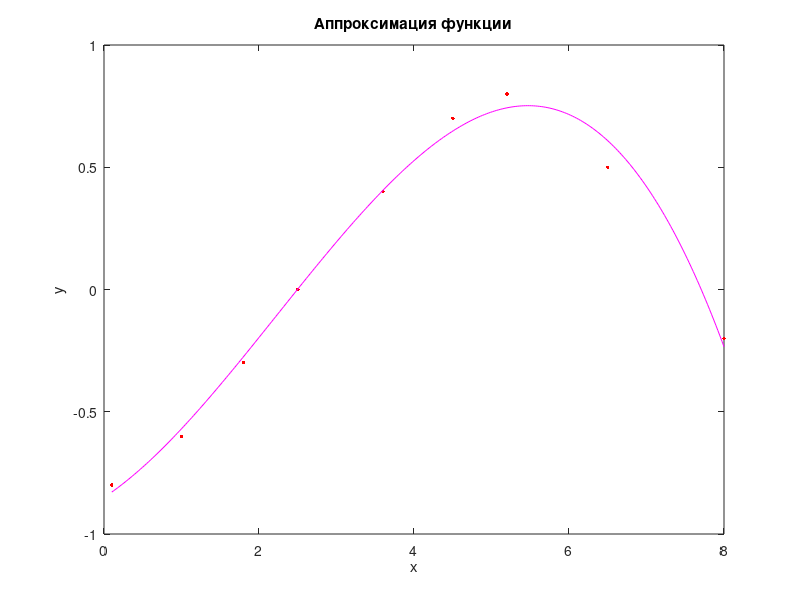
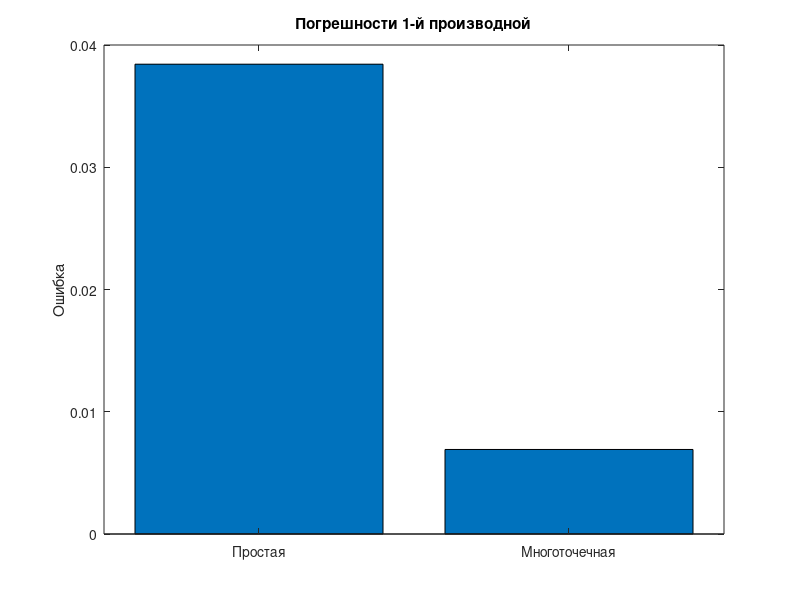
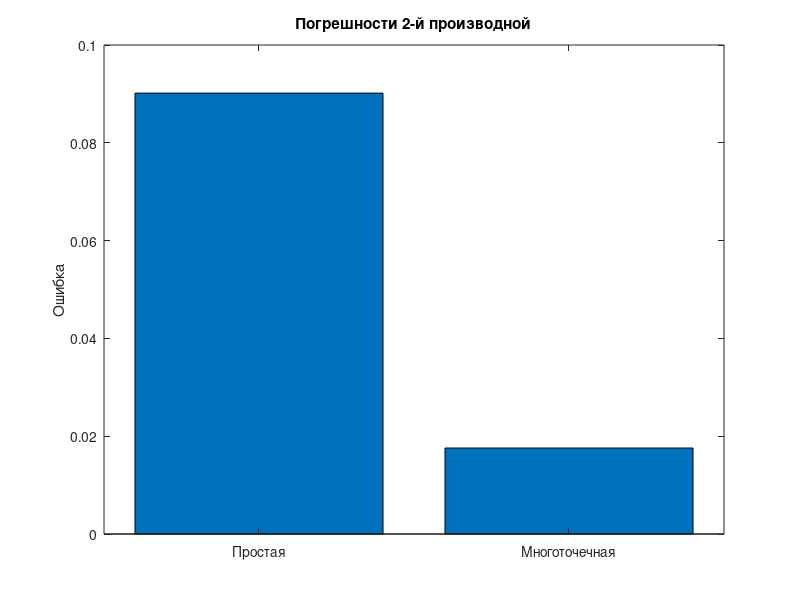
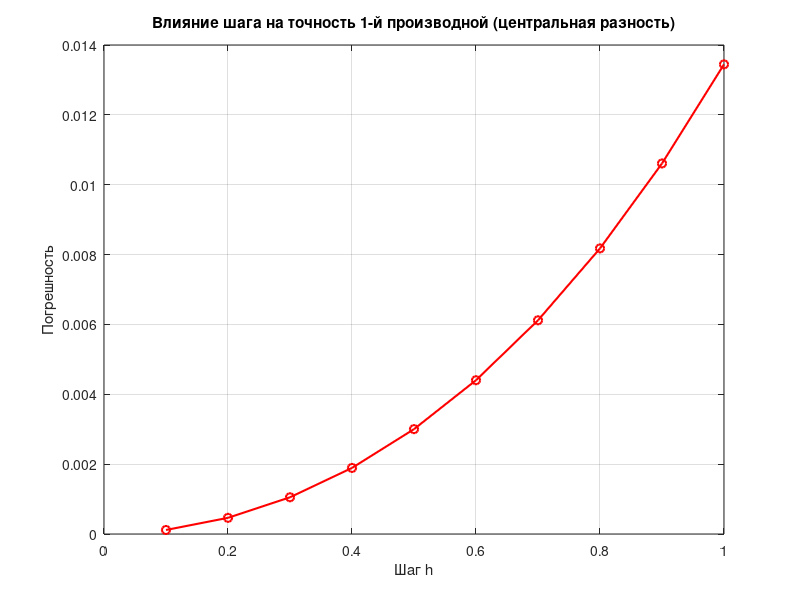

Source code (MATLAB) for these figures, in order:
%% Задание 1
clc; clearvars; close all;

x_exp = [0.1, 1.0, 1.8, 2.5, 3.6, 4.5, 5.2, 6.5, 8.0];
y_exp = [-0.8, -0.6, -0.3, 0.0, 0.4, 0.7, 0.8, 0.5, -0.2];

x_nodal = [2.87, 3.39];

degree = 3;

dy1 = zeros(size(x_nodal));
dy2 = zeros(size(x_nodal));

p = polyfit(x_exp, y_exp, degree);
dp = polyder(p);
d2p = polyder(dp);

for i = 1:length(x_nodal)
    xi = x_nodal(i);
    dy1(i) = polyval(dp, xi);
    dy2(i) = polyval(d2p, xi);
end

xx = linspace(min(x_exp), max(x_exp), 300);
yy = polyval(p, xx);
figure;
plot(x_exp, y_exp, 'r.', 'MarkerSize', 8);
hold on;
plot(xx, yy, 'm-');
title('Аппроксимация функции');
xlabel('x'); ylabel('y');

h_avg = mean(diff(x_exp));
n = degree;
delta_4 = diff(y_exp, 4);
f5_est = delta_4(1) / h_avg^5;

error_est = f5_est / factorial(n+1) * h_avg^n;
disp('--- Задание 1 ---');
disp(['Первая производная в x = ', num2str(x_nodal(1)), ': ', num2str(dy1(1))]);
disp(['Вторая производная в x = ', num2str(x_nodal(1)), ': ', num2str(dy2(1))]);
disp(['Оценка погрешности 1-й производной: ', num2str(error_est)]);

%% Задание 2
clc; clearvars; close all;

x_exp = [0.1, 1.0, 1.8, 2.5, 3.6, 4.5, 5.2, 6.5, 8.0];
y_exp = [-0.8, -0.6, -0.3, 0.0, 0.4, 0.7, 0.8, 0.5, -0.2];

x0 = 3.6;
i0 = find(x_exp == x0);

poly_deg = length(x_exp) - 1;
p_interp = polyfit(x_exp, y_exp, poly_deg);
dp_interp = polyder(p_interp);
d2p_interp = polyder(dp_interp);

true_f1 = polyval(dp_interp, x0);
true_f2 = polyval(d2p_interp, x0);

h = x_exp(i0) - x_exp(i0-1);
f1_simple = (y_exp(i0+1) - y_exp(i0-1)) / (2*h);
f2_simple = (y_exp(i0+1) - 2*y_exp(i0) + y_exp(i0-1)) / h^2;

idx = i0-2:i0+2;
x_local = x_exp(idx);
y_local = y_exp(idx);
p_local = polyfit(x_local, y_local, 4);
dp_local = polyder(p_local);
d2p_local = polyder(dp_local);
f1_poly = polyval(dp_local, x0);
f2_poly = polyval(d2p_local, x0);

err_f1_simple = abs(f1_simple - true_f1);
err_f1_poly = abs(f1_poly - true_f1);
err_f2_simple = abs(f2_simple - true_f2);
err_f2_poly = abs(f2_poly - true_f2);

disp('--- Задание 2: производные в узле x = 3.6 ---');
fprintf('Точная (интерпол. полином) 1-я производная: %.6f\n', true_f1);
fprintf('Простая 1-я производная: %.6f (ошибка: %.6e)\n', f1_simple, err_f1_simple);
fprintf('Многоточечная 1-я производная: %.6f (ошибка: %.6e)\n', f1_poly, err_f1_poly);
fprintf('Точная (интерпол. полином) 2-я производная: %.6f\n', true_f2);
fprintf('Простая 2-я производная: %.6f (ошибка: %.6e)\n', f2_simple, err_f2_simple);
fprintf('Многоточечная 2-я производная: %.6f (ошибка: %.6e)\n', f2_poly, err_f2_poly);

figure;
bar([err_f1_simple, err_f1_poly]);
set(gca, 'XTickLabel', {'Простая', 'Многоточечная'});
ylabel('Ошибка');
title('Погрешности 1-й производной');

figure;
bar([err_f2_simple, err_f2_poly]);
set(gca, 'XTickLabel', {'Простая', 'Многоточечная'});
ylabel('Ошибка');
title('Погрешности 2-й производной');

%% Задание 3
x0 = 3.6;
h_values = 0.1:0.1:1.0;
errors_fd = zeros(size(h_values));

for i = 1:length(h_values)
    h = h_values(i);
    f1_fd = (polyval(p_interp, x0 + h) - polyval(p_interp, x0 - h)) / (2*h);
    f1_true = polyval(dp_interp, x0);
    errors_fd(i) = abs(f1_fd - f1_true);
end

figure;
plot(h_values, errors_fd, 'r-o', 'LineWidth', 1.5);
xlabel('Шаг h'); ylabel('Погрешность');
title('Влияние шага на точность 1-й производной (центральная разность)');
grid on;
